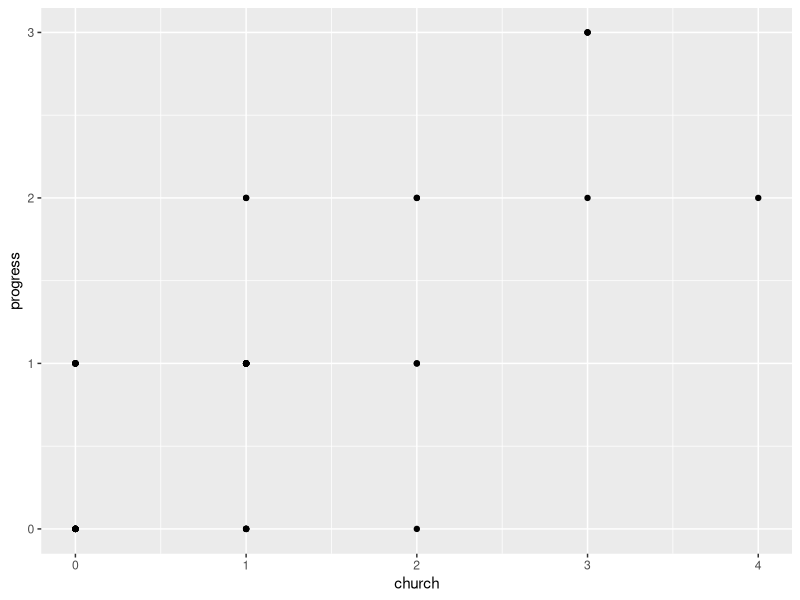
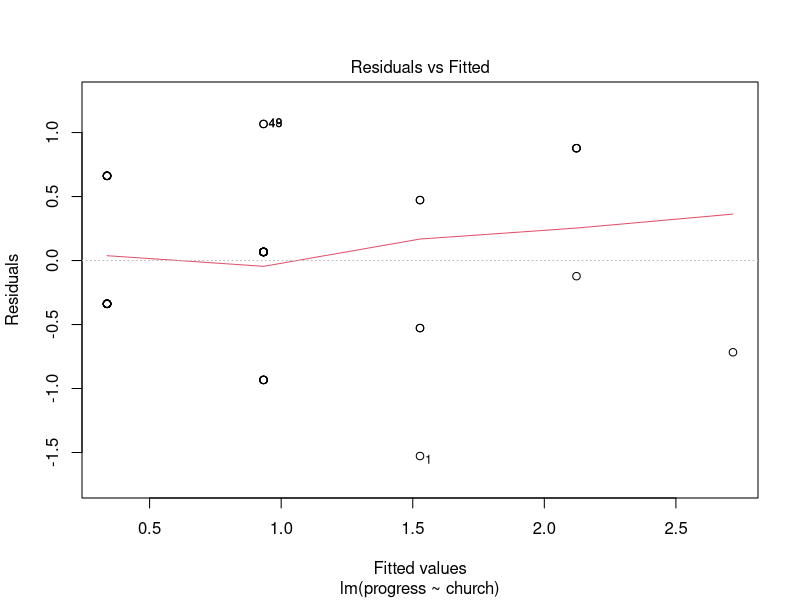
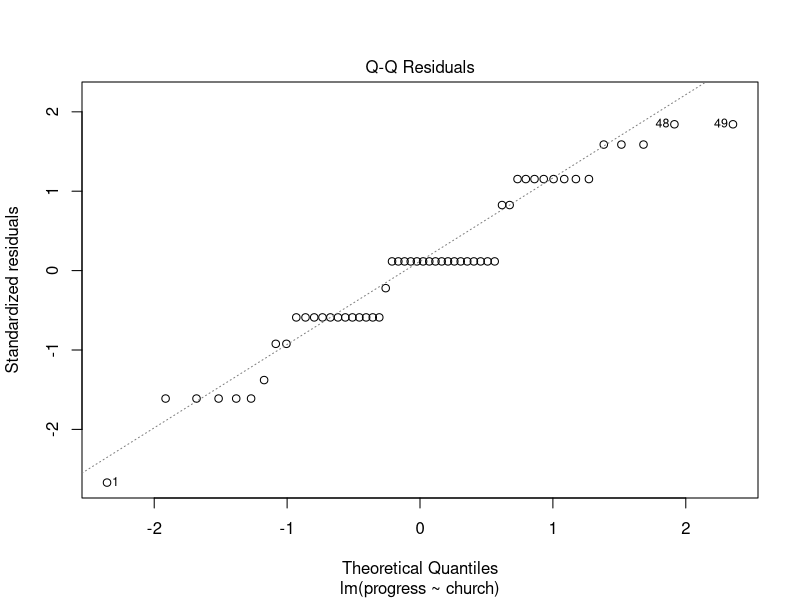
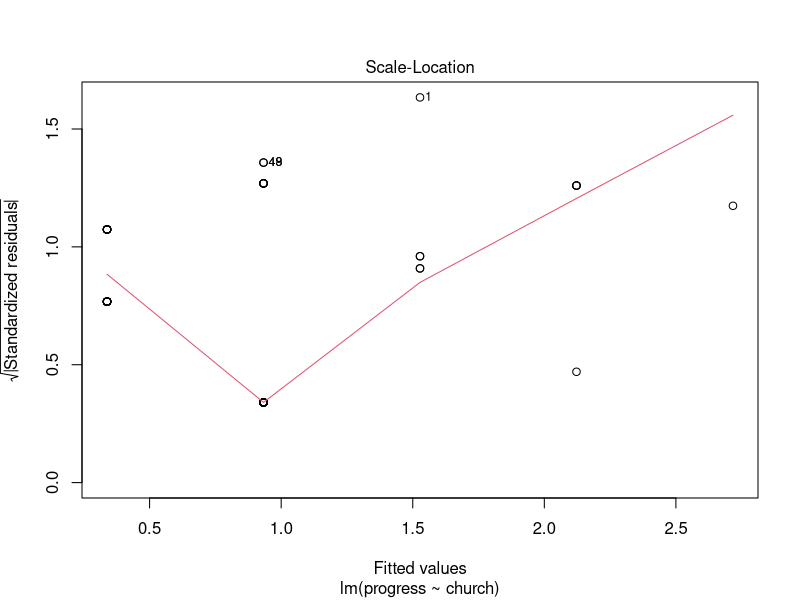
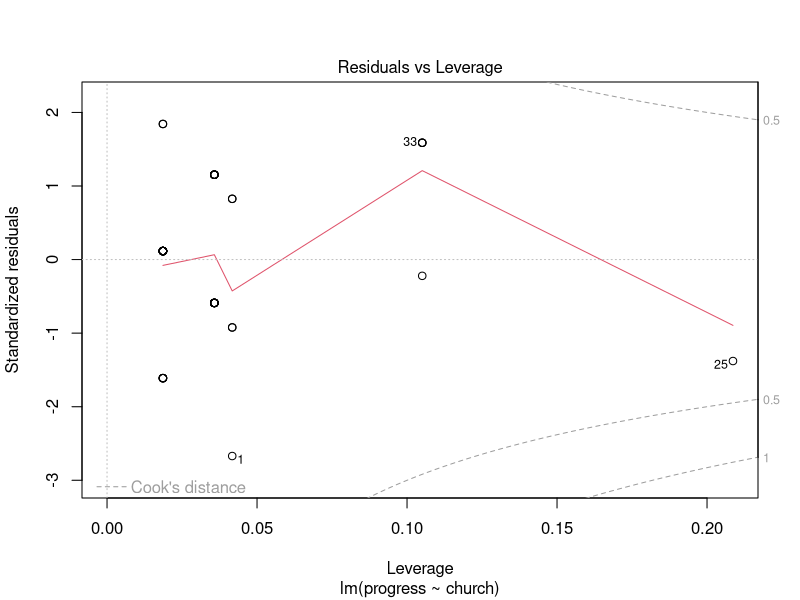

The R script that drew these images, in order:
## ---- chunk 1
knitr::opts_chunk$set(echo = TRUE)
## ---- chunk 2
mission.week <- data.frame("church" = c(2,1,1,1,0,0,0,1,0,1,1,1,0,1,1,0,1,1,0,0,0,0,1,1,4,0,0,0,1,2,1,2,3,1,1,0,2,1,1,1,1,3,0,0,0,0,0,1,1,0,2,3,3,1),"progress"= c(0,0,0,1,0,0,0,1,0,0,0,1,0,1,1,0,1,1,1,1,1,1,0,1,2,0,0,0,1,2,1,1,3,1,1,0,2,1,1,1,1,2,1,1,1,1,0,2,2,0,1,3,3,1)      )

summary(mission.week)

library(ggplot2)
scatterplot <- ggplot(data = mission.week, mapping = aes(x = church, y = progress)) + geom_point()
scatterplot

m.model <- lm(progress ~ church, data = mission.week)

summary(m.model)

plot(m.model)

